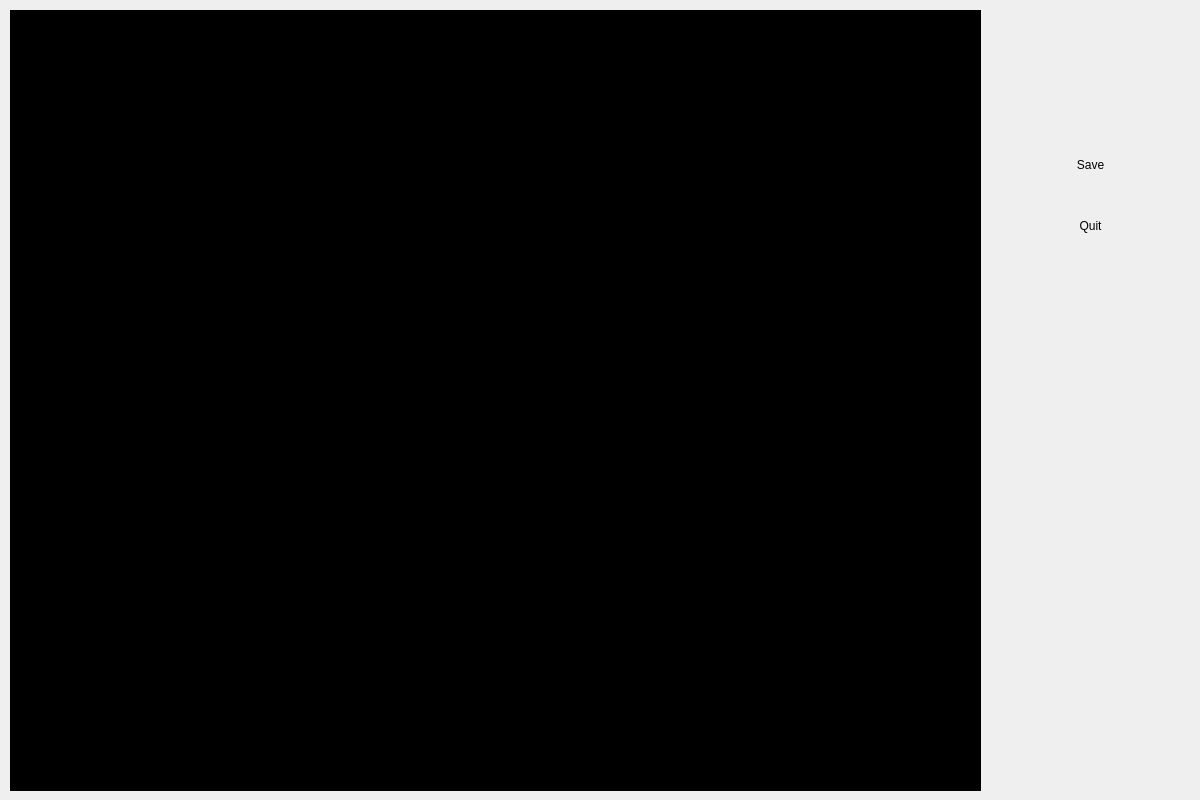
<?xml version="1.0" encoding="UTF-8"?>
<ui version="4.0">
 <class>RegistrationModule</class>
 <widget class="QWidget" name="RegistrationModule">
  <property name="geometry">
   <rect>
    <x>0</x>
    <y>0</y>
    <width>1200</width>
    <height>800</height>
   </rect>
  </property>
  <property name="windowTitle">
   <string>Form</string>
  </property>
  <property name="styleSheet">
   <string notr="true">QWidget{
background: &quot;#F4F4F4&quot;;
}
QFrame{
background:black;
}
QPushButton {
font: 12pt &quot;맑은고딕&quot;;
background: &quot;#2896DC&quot;;
padding:12px;
border-width: 1px;
border-style: solid;
border-color:&quot;black&quot;;
border-radius: 5;
}
#QuitButton{
background: &quot;#F4F4F4&quot;;
}
QPushButton:hover{
font: bold;
border-width: 2px;
border-style: solid;
border-color:&quot;black&quot;;
}</string>
  </property>
  <widget class="QFrame" name="frame">
   <property name="geometry">
    <rect>
     <x>10</x>
     <y>10</y>
     <width>971</width>
     <height>781</height>
    </rect>
   </property>
   <property name="frameShape">
    <enum>QFrame::StyledPanel</enum>
   </property>
   <property name="frameShadow">
    <enum>QFrame::Raised</enum>
   </property>
  </widget>
  <widget class="QWidget" name="layoutWidget">
   <property name="geometry">
    <rect>
     <x>1010</x>
     <y>130</y>
     <width>161</width>
     <height>131</height>
    </rect>
   </property>
   <layout class="QVBoxLayout" name="verticalLayout">
    <item>
     <widget class="QPushButton" name="SaveButton">
      <property name="text">
       <string>Save</string>
      </property>
     </widget>
    </item>
    <item>
     <widget class="QPushButton" name="QuitButton">
      <property name="text">
       <string>Quit</string>
      </property>
     </widget>
    </item>
   </layout>
  </widget>
 </widget>
 <resources/>
 <connections/>
</ui>
